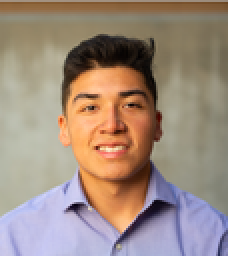
%> input picture Basic Image Operations/Pauls Headshot.png, 114 x 128 px, shrunk from 469 x 528 before the run (shown 2 times larger)
$ octave ImageHist_wo_imhist_func.m   (GNU Octave 9; MATLAB toolbox functions it lacks are replaced by stand-ins)
%> lines starting %> are read from the running program, lines starting %| are printed output that depends on the picture
% Plotting histogram of image without built in function
%{
images have intensity value of 0-255, but MATLAB indices can only be
1-256. In order to figure out how many "intensity" values each image has,
we first set an empty zero vector. Then, we find the intensity at
location x(i,j). Because this intensity value will be from 0-255, we will
add 1 to it to match our indices. This new intensity value becomes the
index of h in a sense because we are tracking the number of intensity values.
In the for loop, we add 1 to the pre-existing value in the 'h' vector
(which is initially zero). Hence, we are keeping track of how many values
show up in the image.
%}
clc
clear
close all
warning off;

x = imread('Pauls Headshot.png');
%> x is the input picture: size 128x114x3 uint8; mean R, G, B 158.9, 139.7, 126.5
x = rgb2gray(x);
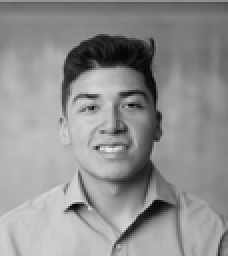
%> x: size 128x114 uint8 (shown 2 times larger); min 2, max 237, mean 144
figure
imshow(x)
title('Grayscale image')
h = zeros(1,256);
[r,c] = size(x);
%> r = 128; c = 114
n = 0:255;
figure
for i=1:r
    for j=1:c
        h(x(i,j)+1) = h(x(i,j)+1)+1;
    end
stem(n, h);
title('Animation of histogram')
drawnow limitrate;
end
%> this loop made 128 passes
%> pass 1, `title('Animation of histogram')`:
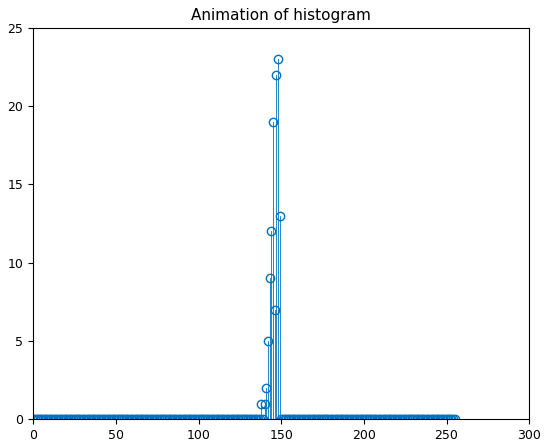
%> figure redrawn from the program's plot data; highest point at x = 148, y = 23
%> after the loop, h = 256 values, max 261 at index 180, min 0 at index 1, mean 57
%> after the loop:
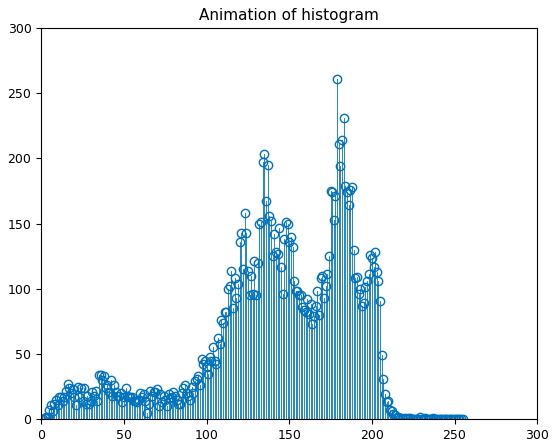
%> figure redrawn from the program's plot data; highest point at x = 179, y = 261

figure;
histogram(x);
title('Histogram')
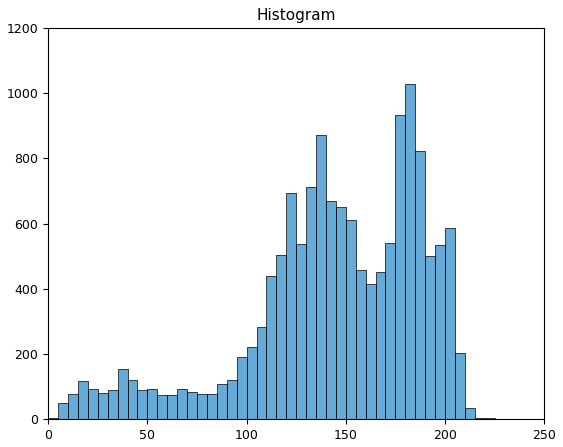
%> figure redrawn from the program's plot data; tallest bar 1029 high, from x = 180 to 185
